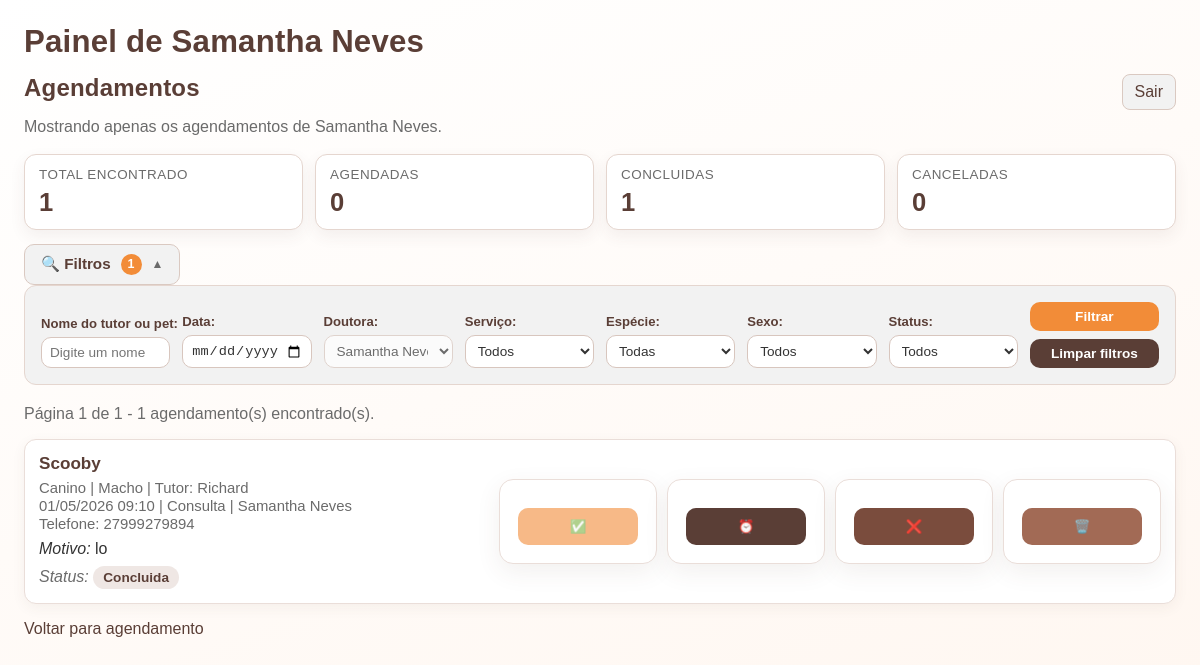
The app's page /painel (signed in) with its own data.
### app.py (models this page shows, shortened)
class Agendamento(db.Model):
    id = db.Column(db.Integer, primary_key=True)
    nome_dono = db.Column(db.String(100), nullable=False)
    nome_pet = db.Column(db.String(100), nullable=False)
    especie = db.Column(db.String(20), nullable=False)
    sexo = db.Column(db.String(10), nullable=False)
    telefone = db.Column(db.String(20), nullable=False)
    data = db.Column(db.DateTime, nullable=False)
    servico = db.Column(db.String(200), nullable=False)
    doutora = db.Column(db.String(50), nullable=False)
    motivo = db.Column(db.Text, nullable=False)
    status = db.Column(db.String(20), nullable=False, default='Agendada')
    reagendamento = db.Column(db.Boolean, nullable=False, default=False)

### app.py (the view, shortened to what this page needs)
@app.route('/painel')
def painel():
    user = session.get('user')
    role = session.get('role')
    if not user:
        return redirect(url_for('login_page'))
    pagina = request.args.get('pagina', default=1, type=int)
    if not pagina or pagina < 1:
        pagina = 1
    nome_filtro = request.args.get('nome', '').strip()
    data_filtro = request.args.get('data', '').strip()
    doutora_filtro = request.args.get('doutora', '').strip()
    servico_filtro = request.args.get('servico', '').strip()
    especie_filtro = request.args.get('especie', '').strip()
    sexo_filtro = request.args.get('sexo', '').strip()
    status_filtro = request.args.get('status', '').strip()
    filtro_erro = ''
    if role == 'reception':
        base_query = Agendamento.query
        doctor_options = DOUTORAS
    else:
        base_query = Agendamento.query.filter_by(doutora=user)
        doctor_options = [user]
        doutora_filtro = user
    service_options = [
        servico for servico, in base_query.with_entities(Agendamento.servico).distinct().order_by(Agendamento.servico).all()
        if servico
    ]
    if 'Consulta' not in service_options:
        service_options.insert(0, 'Consulta')
    especie_options = ['Canino', 'Felino']
    sexo_options = ['Macho', 'Fêmea']
    status_options = ['Agendada', 'Concluida', 'Cancelada']
    query = base_query
    if role == 'reception' and doutora_filtro:
        query = query.filter_by(doutora=doutora_filtro)
    if servico_filtro:
        query = query.filter_by(servico=servico_filtro)
    if especie_filtro:
        query = query.filter_by(especie=especie_filtro)
    if sexo_filtro:
        query = query.filter_by(sexo=sexo_filtro)
    if status_filtro:
        query = query.filter_by(status=status_filtro)
    metricas = {
        'total': query.count(),
        'agendada': query.filter(Agendamento.status == 'Agendada').count(),
        'concluida': query.filter(Agendamento.status == 'Concluida').count(),
        'cancelada': query.filter(Agendamento.status == 'Cancelada').count(),
    }
    paginacao = query.order_by(Agendamento.data.asc()).paginate(page=pagina, per_page=10, error_out=False)
    agendamentos = paginacao.items
    filtros = {
        'nome': nome_filtro,
        'data': data_filtro,
        'doutora': doutora_filtro,
        'servico': servico_filtro,
        'especie': especie_filtro,
        'sexo': sexo_filtro,
        'status': status_filtro,
    }
    query_params = {chave: valor for chave, valor in filtros.items() if valor}
    return render_template(
        'painel.html',
        agendamentos=agendamentos,
        paginacao=paginacao,
        doctor=user,
        role=role,
        filtros=filtros,
        query_params=query_params,
        doctor_options=doctor_options,
        service_options=service_options,
        especie_options=especie_options,
        sexo_options=sexo_options,
        status_options=status_options,
        metricas=metricas,
        filtro_erro=filtro_erro,
    )

### templates/painel.html (shortened to what this page needs)
<!DOCTYPE html>
<html lang="pt-br">
<head>
    <link rel="stylesheet" href="{{ url_for('static', filename='css/style.css') }}">
</head>
<body>
    <h1>Painel de {{ doctor }}</h1>
    <a href="/logout" class="logout">Sair</a>
    {% if role == 'reception' %}
        <h2>Agendamentos</h2>
        <p>Mostrando todos os agendamentos.</p>
    {% else %}
        <h2>Agendamentos</h2>
        <p>Mostrando apenas os agendamentos de {{ doctor }}.</p>
    {% endif %}
    <section class="metrics-grid">
        <article class="metric-card">
            <p class="metric-label">Total Encontrado</p>
            <p class="metric-value">{{ metricas.total }}</p>
        </article>
        <article class="metric-card">
            <p class="metric-label">Agendadas</p>
            <p class="metric-value">{{ metricas.agendada }}</p>
        </article>
        <article class="metric-card">
            <p class="metric-label">Concluidas</p>
            <p class="metric-value">{{ metricas.concluida }}</p>
        </article>
        <article class="metric-card">
            <p class="metric-label">Canceladas</p>
            <p class="metric-value">{{ metricas.cancelada }}</p>
        </article>
    </section>
    {%- set filtros_ativos = filtros.values() | select | list | count %}
    <div class="filter-toggle-bar">
        <button type="button" class="filter-toggle-btn" id="filtroToggle" aria-expanded="false" aria-controls="filtroPanel">
            <span>🔍 Filtros</span>
            {% if filtros_ativos > 0 %}
                <span class="filter-badge">{{ filtros_ativos }}</span>
            {% endif %}
            <span class="filter-arrow" id="filtroArrow">▼</span>
        </button>
    </div>
    <form action="/painel" method="get" class="filter-form filter-collapsible" id="filtroPanel">
        <div class="filter-grid">
            <div>
                <label for="nome">Nome do tutor ou pet:</label>
                <input type="text" id="nome" name="nome" value="{{ filtros.nome }}" placeholder="Digite um nome">
            </div>
            <div>
                <label for="data">Data:</label>
                <input type="date" id="data" name="data" value="{{ filtros.data }}">
            </div>
            <div>
                <label for="doutora">Doutora:</label>
                <select id="doutora" name="doutora" {% if role != 'reception' %}disabled{% endif %}>
                    {% for option in doctor_options %}
                        <option value="{{ option }}" {% if filtros.doutora == option %}selected{% endif %}>{{ option }}</option>
                    {% endfor %}
                </select>
            </div>
            <div>
                <label for="servico">Serviço:</label>
                <select id="servico" name="servico">
                    <option value="">Todos</option>
                </select>
            </div>
            <div>
                <label for="especie">Espécie:</label>
                <select id="especie" name="especie">
                    <option value="">Todas</option>
                </select>
            </div>
            <div>
                <label for="sexo">Sexo:</label>
                <select id="sexo" name="sexo">
                    <option value="">Todos</option>
                </select>
            </div>
            <div>
                <label for="status">Status:</label>
                <select id="status" name="status">
                    <option value="">Todos</option>
                </select>
            </div>
            <div class="filter-actions">
                <button type="submit">Filtrar</button>
                <a href="/painel" class="button secondary-button">Limpar filtros</a>
            </div>
        </div>
    </form>
    {% if paginacao.total > 0 %}
        <p class="pagination-summary">
            Página {{ paginacao.page }} de {{ paginacao.pages }} - {{ paginacao.total }} agendamento(s) encontrado(s).
        </p>
    {% endif %}
    <ul>
        {% for agendamento in agendamentos %}
        <li>
            <div class="appointment-content">
                <p class="appointment-title">
                    <strong>{% if agendamento.reagendamento %}Reagendamento {{ agendamento.nome_pet }}{% else %}{{ agendamento.nome_pet }}{% endif %}</strong>
                </p>
                <p class="appointment-meta">{{ agendamento.especie }} | {{ agendamento.sexo }} | Tutor: {{ agendamento.nome_dono }}</p>
                <p class="appointment-meta">{{ agendamento.data.strftime('%d/%m/%Y %H:%M') }} | {{ agendamento.servico }} | {{ agendamento.doutora }}</p>
                <p class="appointment-meta">Telefone: {{ agendamento.telefone }}</p>
                <p class="appointment-motivo"><em>Motivo:</em> {{ agendamento.motivo }}</p>
                <p class="appointment-status"><em>Status:</em> <span class="status-badge status-{{ agendamento.status|lower|replace('ã', 'a') }}">{{ agendamento.status }}</span></p>
            </div>
            <div class="appointment-actions">
                <form action="{{ url_for('concluir', id=agendamento.id) }}" method="post" class="action-form">
                    <button type="submit" class="action-button success-button" title="Concluir" {% if agendamento.status == 'Concluida' %}disabled{% endif %}>✅</button>
                </form>
                <form action="{{ url_for('reagendar_page', id=agendamento.id) }}" method="get" class="action-form">
                    <button type="submit" class="action-button warning-button" title="Reagendar">⏰</button>
                </form>
                <form action="{{ url_for('cancelar', id=agendamento.id) }}" method="post" class="action-form">
                    <button type="submit" class="action-button danger-button" title="Cancelar" {% if agendamento.status == 'Cancelada' %}disabled{% endif %}>❌</button>
                </form>
                <form action="{{ url_for('deletar', id=agendamento.id) }}" method="post" class="action-form" onsubmit="return confirm('Tem certeza que deseja excluir este agendamento?');">
                    <button type="submit" class="action-button delete-button" title="Excluir">🗑️</button>
                </form>
            </div>
        </li>
        {% endfor %}
    </ul>
    <p><a href="/cliente">Voltar para agendamento</a></p>
</body>
</html>

### records on screen
Agendamento: doutora "Samantha Neves", nome_pet "Scooby", especie "Canino", sexo "Macho", nome_dono "Richard", data "01/05/2026 09:10", servico "Consulta", telefone "27999279894", motivo "lo", status "Concluida"

### other values on screen
{{ metricas.total }} "1"
{{ metricas.agendada }} "0"
{{ metricas.concluida }} "1"
{{ metricas.cancelada }} "0"
{{ filtros_ativos }} "1"
{{ paginacao.page }} "1"
{{ paginacao.pages }} "1"
{{ paginacao.total }} "1"
form field doutora "Samantha Neves"
